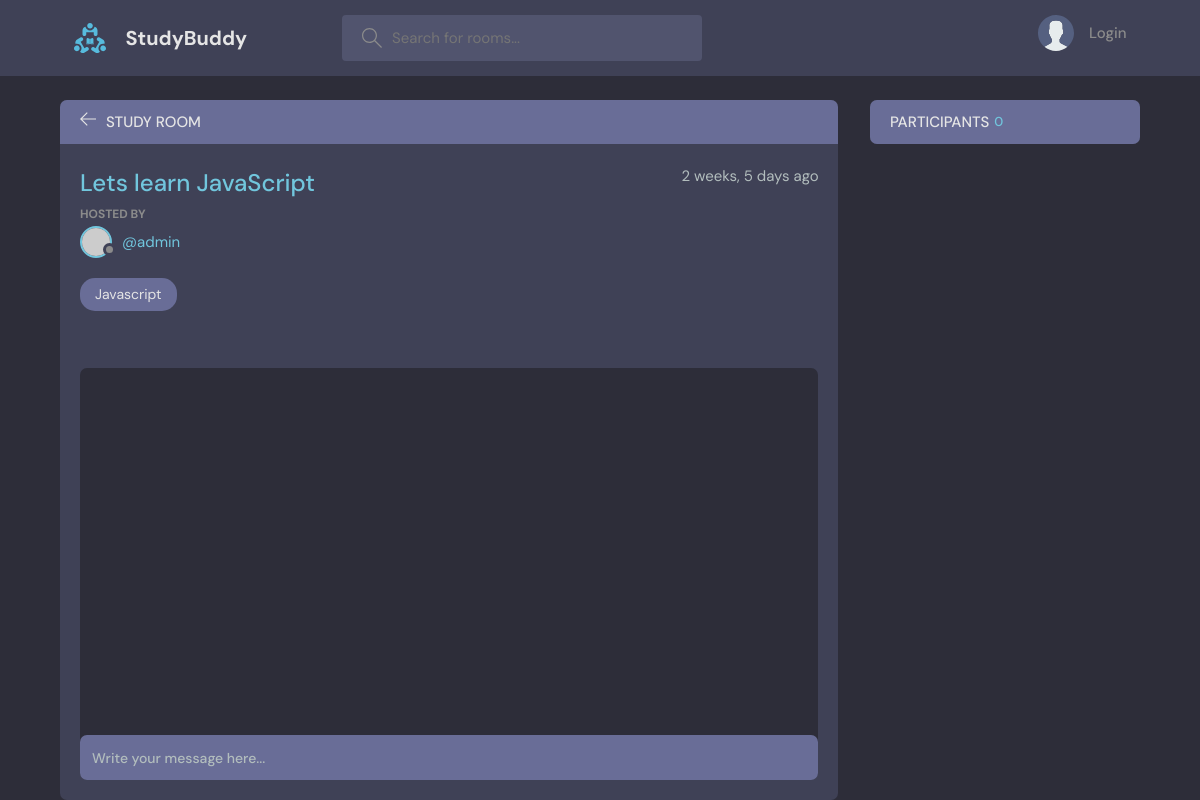
The page /room/4/ on the database as committed earlier.
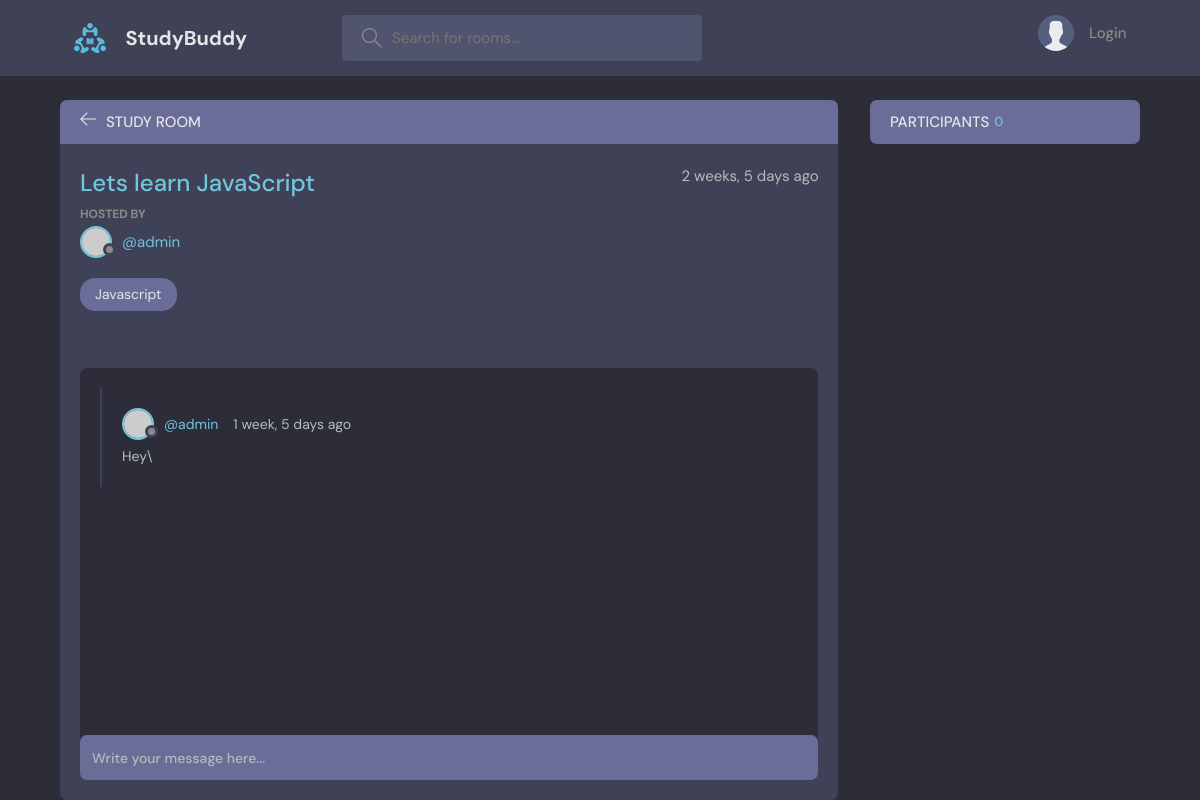
The same page on the database as committed later.
### base/models.py (models this page shows, shortened)
class Message(models.Model):
    user = models.ForeignKey(User, on_delete=models.CASCADE)
    room = models.ForeignKey(Room, on_delete=models.CASCADE)
    body = models.TextField()
    updated = models.DateTimeField(auto_now=True)
    created = models.DateTimeField(auto_now_add=True)
    class Meta:
        ordering = ['-created', 'updated']

### base/views.py (the view, shortened to what this page needs)
# urls.py: path('room/<str:pk>/', views.room, name='room'),
def room(request, pk):
    room = Room.objects.get(id=pk)
    room_messages = room.message_set.all()
    participants = room.participants.all()
    participants_count = participants.count()
    return render(request, 'base/room.html', {'room': room, 'room_messages': room_messages, 'participants':participants, 'participants_count':participants_count})

### base/models.py (called while the page is built)
    def __str__(self):
        return self.name

### base/templates/base/room.html (shortened to what this page needs)
{% extends 'main.html'%}
{% block content %}
  <body>
    <main class="profile-page layout layout--2">
      <div class="container">
        <div class="room">
          <div class="room__top">
            <div class="room__topLeft">
              <a href="{% url 'home' %}">
                <svg version="1.1" xmlns="http://www.w3.org/2000/svg" width="32" height="32" viewBox="0 0 32 32">
                  <title>arrow-left</title>
                  <path
                    d="M13.723 2.286l-13.723 13.714 13.719 13.714 1.616-1.611-10.96-10.96h27.625v-2.286h-27.625l10.965-10.965-1.616-1.607z"
                  ></path>
                </svg>
              </a>
              <h3>Study Room</h3>
            </div>
          </div>
          <div class="room__box scroll">
            <div class="room__header scroll">
              <div class="room__info">
                <h3>{{room.name}}</h3>
                <span>{{room.created|timesince}} ago</span>
              </div>
              <div class="room__hosted">
                <p>Hosted By</p>
                <a href="{% url 'user-profile' room.host.id %}" class="room__author">
                  <div class="avatar avatar--small">
                    <img src="https://randomuser.me/api/portraits/men/37.jpg" />
                  </div>
                  <span>@{{room.host.username}}</span>
                </a>
              </div>
              <span class="room__topics">{{room.topic}}</span>
            </div>
            <div class="room__conversation">
              <div class="threads scroll">
                {% for message in room_messages %}
                <div class="thread">
                  <div class="thread__top">
                    <div class="thread__author">
                      <a href="{% url 'user-profile' message.user.id %}" class="thread__authorInfo">
                        <div class="avatar avatar--small">
                          <img src="https://randomuser.me/api/portraits/men/37.jpg" />
                        </div>
                        <span>@{{message.user.username}}</span>
                      </a>
                      <span class="thread__date">{{message.created|timesince}} ago</span>
                    </div>
                  </div>
                  <div class="thread__details">
                    {{message.body}}
                  </div>
                </div>
                {% endfor %}
              </div>
            </div>
          </div>
          <div class="room__message">
            <form method='POST' action="">
              <input name="body" placeholder="Write your message here..." />
            </form>
          </div>
        </div>
        <div class="participants">
          <h3 class="participants__top">Participants<span>{{participants_count}}</span></h3>
        </div>
      </div>
    </main>
  </body>
  {% endblock %}

Rows that differ between the two databases and show on the page:
added Message: user.username "admin", created "1 week, 5 days", body "Hey\\"
